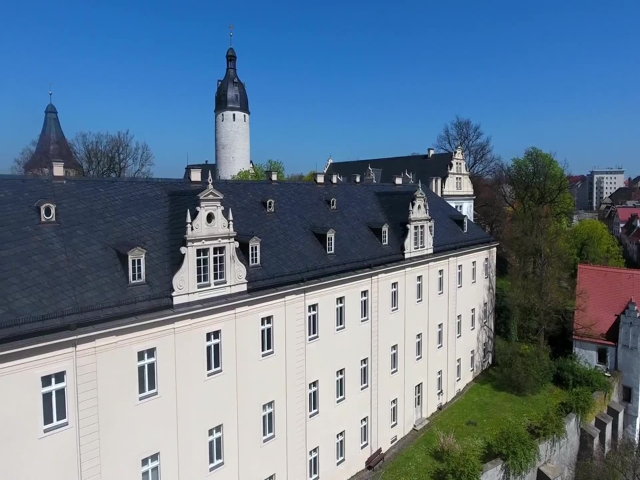
#> input picture datasets/Castle/rgb_0001.jpg, 640 x 480 px
$ python -i pivproject2022_task1_plus.py   (imports and definitions only)
#> lines starting #> are read from the running program, lines starting #| are printed output that depends on the picture; after the words box and inside, x2 and y2 are one past the last pixel; in counts of white or black regions, pixels touching at a corner belong together
#> further down, picture is the input picture: shape (480, 640, 3); mean B, G, R 142.6, 121.1, 98.6
#!/usr/bin/env python
# coding: utf-8

# In[1]:


import numpy as np
import cv2
import glob
import os
import zipfile as zf
import pickle
from pathlib import Path
import random
import math
import scipy.ndimage
import scipy.io
import matplotlib.pyplot as plt
from scipy import optimize as opt
import matplotlib.image as img
from scipy.ndimage import median_filter
import sys

# global variables:
MIN_MATCH_COUNT = 24 # minimum number of matches required
NUM_MATCH = 500 # total number of matches that we want to subsample from different locations of the image.
                # For every region in the image analysed, if it contains at least a descriptor, and
                # if the number of descriptors subsampled is fixed to N = 1, there will be 500 matches.
                # Nevertheless, some regions of the image can have no descriptors, so the total number of matches will be reduced.
                # For solving this, we can sample N > 1 descriptors from the regions of the image analysed

MAX_ITER = 600 # number of iterations in ransac
threshold_error = 4 # threshold error for points to be considered inliers, when performing ransac


# In[2]:


# [455 lines left out: functions match_features, siftMatch, FitHomography, get_errors, GetHomographyRANSAC, Check_Homography and 1 more, not called in this run]


# In[9]:


def segmentation_skin(I_RGB, kernel_size = 3):
    """
  Segmentation by partitioning of the colour space.
  """
#> called with kernel_size = 3

    # clean up with a median filter.
    I_RGB[:,:,0] = median_filter(I_RGB[:,:,0], size=kernel_size)
    I_RGB[:,:,1] = median_filter(I_RGB[:,:,1], size=kernel_size)
    I_RGB[:,:,2] = median_filter(I_RGB[:,:,2], size=kernel_size)


    # converting from rgb to hsv color space
    I_HSV = cv2.cvtColor(I_RGB,cv2.COLOR_BGR2HSV)
#> I_HSV: shape (480, 640, 3); mean H, S, V 78.2, 96.4, 149
    H = I_HSV[:,:,0]
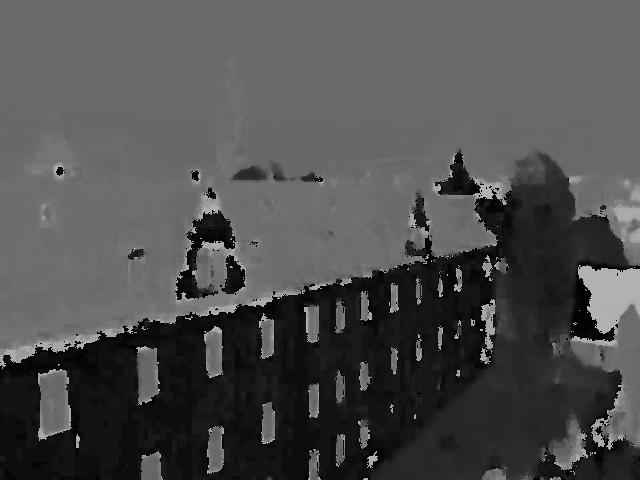
#> H: shape (480, 640); min 0, max 179, mean 78.2
    S = I_HSV[:,:,1]
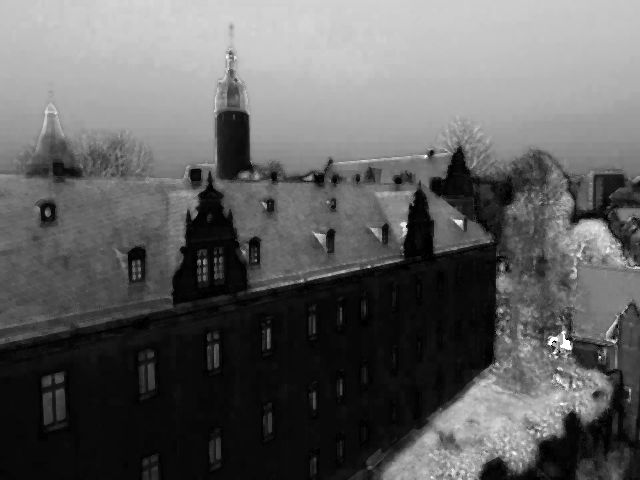
#> S: shape (480, 640); min 0, max 255, mean 96.4
    V = I_HSV[:,:,2]
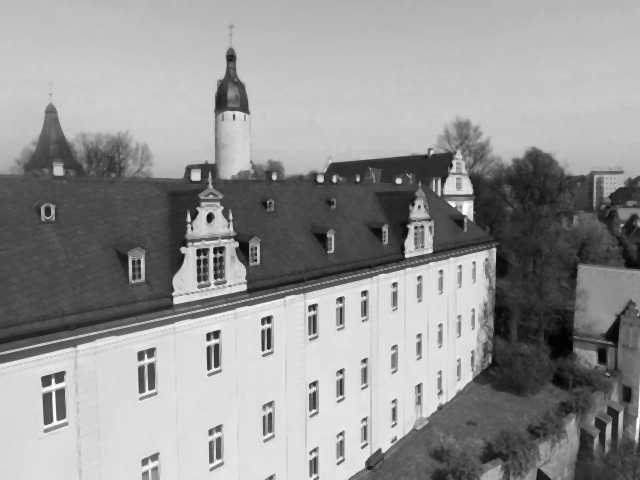
#> V: shape (480, 640); min 1, max 255, mean 149

    # [9 lines of commented-out code are left out]
    lower = np.array([101, 50, 200], dtype = "uint8")
    upper = np.array([120, 110, 255], dtype = "uint8")

    # determine the HSV pixel intensities that fall into
    # the speicifed upper and lower boundaries
    skinMask = cv2.inRange(I_HSV, lower, upper)
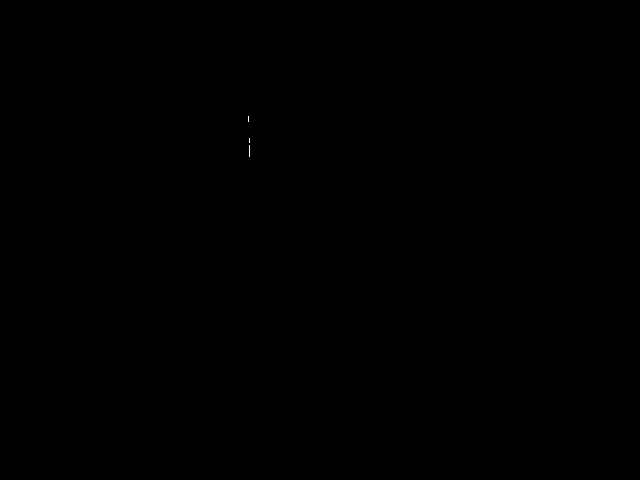
#> skinMask: shape (480, 640); 0.01% white in thin lines or dots, all inside (x1, y1, x2, y2) = (248, 116, 250, 157)

    # apply 2 iterations of erosions and a 4 iterations of dilations, respectively, to the mask
    # using an elliptical kernel, in order to remove small false-positive skin regions in the image.
    kernel_erode = cv2.getStructuringElement(cv2.MORPH_ELLIPSE, (20, 20)) # create an elliptical structuring kernel
    kernel_dilate = cv2.getStructuringElement(cv2.MORPH_ELLIPSE, (100, 100))

    skinMask = cv2.erode(skinMask, kernel_erode, iterations = 2)
#> skinMask: shape (480, 640); every value is 0

    skinMask = cv2.dilate(skinMask, kernel_dilate, iterations = 4)

    # apply the mask to the frame
    I_segmented = cv2.bitwise_and(I_RGB, I_RGB, mask = ~skinMask)

    return I_segmented, skinMask


# In[16]:


# [173 lines left out: function pivproject2022_task1_plus, not called in this run]


# In[13]:


path_to_template_folder = sys.argv[1]
path_to_input_folder = sys.argv[2]
path_to_output_folder = sys.argv[3]

extract_sift = int(sys.argv[4]) # variable that defines if the extraction of sift keypoints and descriptors is to
                                # be performed (set to 1, 0 otherwise)

subsampling = int(sys.argv[5]) # variable that defines if subsampling of the source image descriptors is to
                               # be performed (set to 1, 0 otherwise), when performing the matching

cv2WarpPerspective = int(sys.argv[6]) # variable that defines if image warping is to be performed by
                                      # cv2WarpPerspective built-in function (set to 1) or a function
                                      # developed by the group (set to 0)

# [1 line that did not run here, left out]
                           # otherwise)


# [1 line not run here, left out]

>>> import cv2
>>> picture = cv2.imread('../datasets/Castle/rgb_0001.jpg')
>>> result = segmentation_skin(picture)

$ run again, on datasets/Castle/rgb_0004.jpg
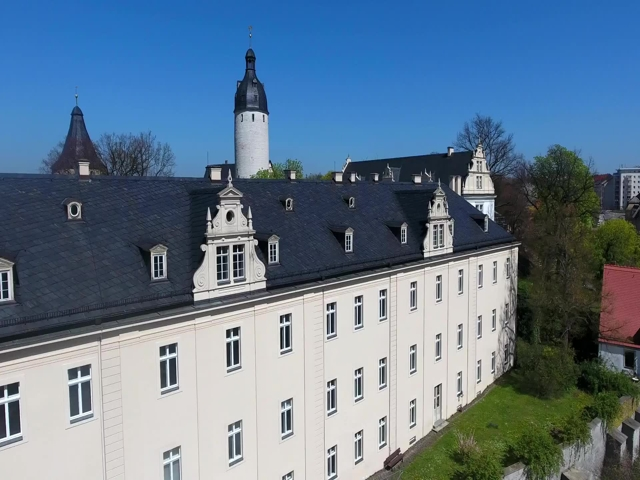
#> input picture datasets/Castle/rgb_0004.jpg, 640 x 480 px
#> picture is the input picture: shape (480, 640, 3); mean B, G, R 142.9, 121.7, 98.7
#> I_HSV: shape (480, 640, 3); mean H, S, V 75.8, 96.5, 149
#> in segmentation_skin, `S = I_HSV[:,:,1]`:
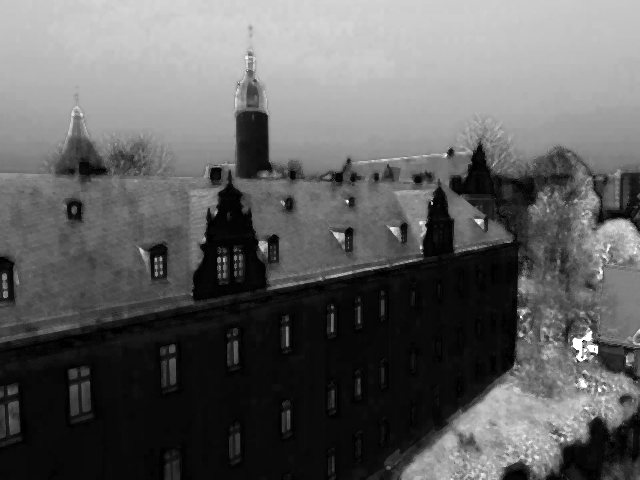
#> S: shape (480, 640); min 0, max 255, mean 96.5
#> in segmentation_skin, `V = I_HSV[:,:,2]`:
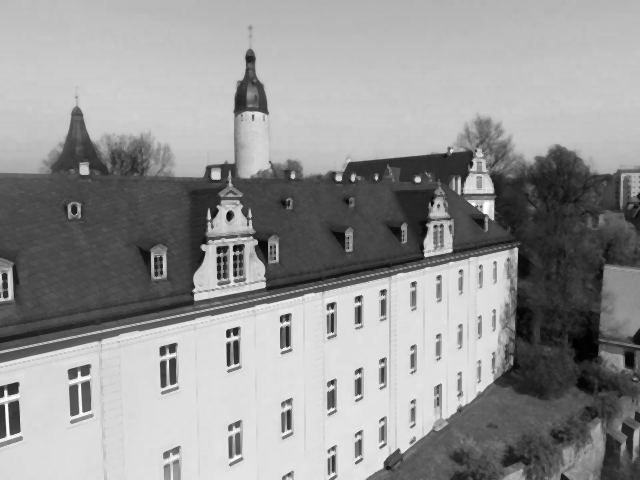
#> V: shape (480, 640); min 1, max 255, mean 149
